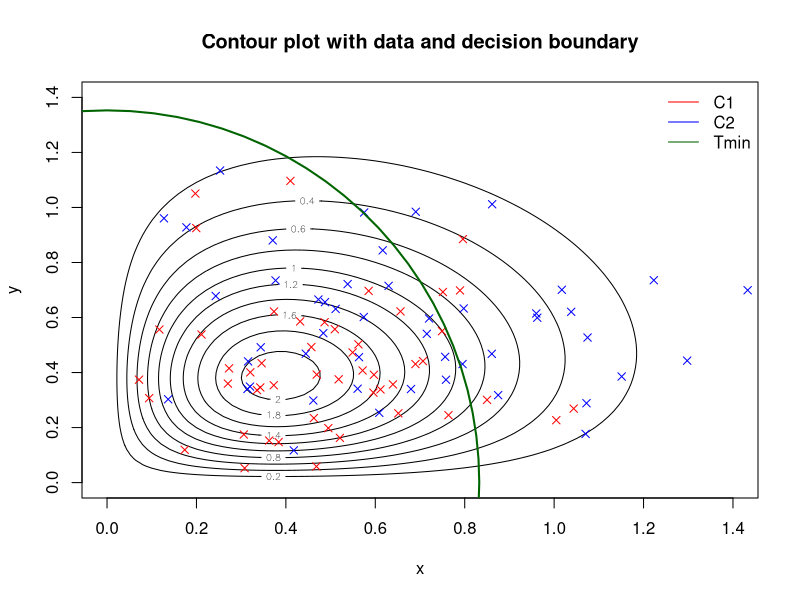

This figure's R source: (Note: this script raises an error after producing the figure.)
#Q2
#(a)
"rrayleigh" <- function (n,theta) {
    u <- runif(n,0,1)
    sqrt(-2*log(u))/sqrt(2*theta)
  }

"rsample"<-function(n,theta1,theta2){
  #class1 sample
  rray.x1<-rrayleigh(n,theta1)
  rray.y1<-rrayleigh(n,theta1)
  
  rray.x2<-rrayleigh(n,theta2)
  rray.y2<-rrayleigh(n,theta2)
  
  rrayc1.class<-rep(1,n)
  rrayc2.class<-rep(2,n)
  
  rand.sample<-data.frame(rray.x1,rray.y1,rrayc1.class,rray.x2,rray.y2,rrayc2.class)
}
#the function returns a data frame for a better clarity and readability of my code. 
#I later transform the samples generated by this function into matrices or lists to answer the 
#following questions in an easier way.


#(b)-(c)
#the following function returns a value for the function |e_B-0.15| for a given theta1.
#we then use the golden ratio bracketing algorithm to find the value for theta1 
#that minimizes it

"bayes.error"<-function(theta1){
  theta2=1
  Tmin<-sqrt(log(theta1/theta2)*(2/(theta1-theta2)))
 
  cdf.c1<-theta1*(Tmin^2)*exp(-theta1*Tmin^2)+exp(-theta1*Tmin^2)
  cdf.c2<-1-theta2*(Tmin^2)*exp(-theta2*Tmin^2)-exp(-theta2*Tmin^2)
  b.error<-abs(0.5*(cdf.c1+cdf.c2)-0.15)
  return(b.error)
}


#golden search algorithm
grbrack<-function(f,x1,x3,eps){
  ratio<-(1+sqrt(5))/2
  x2<-x1+(x3-x1)/ratio
  x2
  i=0
  
  while ((x3-x1)>eps){
    i=i+1   
  
    f.x1=f(x1)
    f.x2=f(x2)
    f.x3=f(x3)
    if (f.x2<f.x1 && f.x2<f.x3){
      x3<-x2
      x2<-x1+(x3-x1)/ratio
    }
    else{
      x1<-x2
      x2<-x1+(x3-x1)/ratio 
    }  
  }
  return(x2)
}
grbrack(bayes.error,3,10,0.0000001)

#(d)
#the following function computes the discriminant score conditional on the 2-classes 
#it then compares the 2 discriminant scores and allocates the tested point to
#the class with the highest score.
#discriminant function used: g_i(x)=log(p(c_i))+log(p(x|c_i))
"discriminant"<-function(x,y,theta1,theta2){
  
  p.c1<-4*theta1^2*x*y*exp(-theta1*(x^2+y^2))
  p.c2<-4*theta2^2*x*y*exp(-theta2*(x^2+y^2))
  
  g1<-log(0.5)+log(p.c1)
  g2<-log(0.5)+log(p.c2)
  discr<-g1-g2
  if (g1>=g2){
    class<-1
  }
  else{
    class<-2
  }
  return(class)
}

#points<-rsample(100,4,2)
# test<-discriminant(points$rray.x2[5],points$rray.y2[5],4,2)
# test

#(e)
#f(x,y) = p(C1)f(x,y|C1)+p(C2)f(x,y|C2)

theta1=4
theta2=2
xvals=seq(0,1.4,0.02)
yvals=xvals
uncond.cdf<-matrix(0,nrow=length(xvals),ncol=length(yvals))
length(xvals)
for (i in 1:length(xvals)){
  for (j in 1:length(yvals)){
    f.c1<-4*theta1^2*xvals[i]*yvals[j]*exp(-theta1*(xvals[i]^2+yvals[j]^2))
    f.c2<-4*theta2^2*xvals[i]*yvals[j]*exp(-theta2*(xvals[i]^2+yvals[j]^2))
    print(f.c1)
    uncond.cdf[i,j]<-0.5*(f.c1+f.c2)
  }
}
uncond.cdf
obs50<-rsample(50,4,2)

contour(xvals,yvals,uncond.cdf,main='Contour plot with data and decision boundary',xlab='x',ylab='y')
points(obs50$rray.x1,obs50$rray.y1,col="red",pch=4)
points(obs50$rray.x2,obs50$rray.y2,col="blue",pch=4)
Tmin<-sqrt(log(4/2)*(2/(4-2)))
require("plotrix")
draw.circle(0,0,Tmin,nv=100,border="dark green",lty=1,lwd=2)
legend("topright",legend=c("C1","C2","Tmin"),col=c("red","blue","dark green"),lty=1,bty='n')


#(g)
"ml"<-function(data){
  n<-length(data$rray.x1)
  thetahat.c1<-2*n/sum((data$rray.x1)^2+(data$rray.y1)^2)
  thetahat.c2<-2*n/sum((data$rray.x2)^2+(data$rray.y2)^2)
  thetahat.est<-cbind(thetahat.c1,thetahat.c2)
  return(thetahat.est)
}


ml.est<-ml(obs50)
ml.est

"eval.discr"<-function(data,estimate){
  discr.alloc1<-rep(0,length(data$rray.x1))
  discr.alloc2<-rep(0,length(data$rray.x1))
  for (i in 1:length(data$rray.x1)){
    discr.alloc1[i]<-discriminant(data$rray.x1[i],data$rray.y1[i],estimate[1],estimate[2])
    discr.alloc2[i]<-discriminant(data$rray.x2[i],data$rray.y2[i],4,2)
  }
  data.new<-data.frame(data$rray.x1,data$rray.y1,data$rrayc1.class,discr.alloc1,data$rray.x2,data$rray.y2,data$rrayc2.class,discr.alloc2)
  return(data.new)
}
points.new<-eval.discr(obs50,ml.est)
#comparing the class allocated by the ml classifier and the true class:

tablec1<-table(points.new$data.rrayc1.class,points.new$discr.alloc1)
tablec2<-table(points.new$data.rrayc2.class,points.new$discr.alloc2)
errorc1<-tablec1[2]/(tablec1[1]+tablec1[2])
errorc2<-tablec2[1]/(tablec2[1]+tablec2[2])
errorc1
errorc2
classifier.error<-0.5*(errorc2+errorc1)
#the error of this classifier is the following:
classifier.error


#Q2h
training.sample<-rsample(100,4,2)
test.sample<-rsample(5000,4,2)

#Estimative using ML
training.ml<-ml(training.sample)
test.ml<-ml(test.sample)

training.eval<-eval.discr(training.sample,training.ml)
test.eval<-eval.discr(test.sample,test.ml)

training.class.tot<-c(training.eval$data.rrayc1.class,training.eval$data.rrayc2.class)
training.class.est<-c(training.eval$discr.alloc1,training.eval$discr.alloc2)
test.class.tot<-c(test.eval$data.rrayc1.class,test.eval$data.rrayc2.class)
test.class.est<-c(test.eval$discr.alloc1,test.eval$discr.alloc2)

training.ml.table<-table(training.class.tot,training.class.est)
test.ml.table<-table(test.class.tot,test.class.est)

training.ml.error<-(training.ml.table[2,1]+training.ml.table[1,2])/200
test.ml.error<-(test.ml.table[2,1]+test.ml.table[1,2])/10000

training.ml.error
test.ml.error

#LDA
#training
training2.data<-cbind(c(training.sample$rray.x1,training.sample$rray.x2),c(training.sample$rray.y1,training.sample$rray.y2))
training2.data

training2.class<-c(training.sample$rrayc1.class,training.sample$rrayc2.class)
#training2.class
training2.lda<-lda(training2.data,training2.class)
#training2.lda

prediction.training2<-predict(training2.lda)
training2.lda.table<-table(prediction.training2$class,training2.class)
training2.lda.error<-(training2.lda.table[1,2]+training2.lda.table[2,1])/200
training2.lda.error

#LDA-testing
test2.data<-cbind(c(test.sample$rray.x1,test.sample$rray.x2),c(test.sample$rray.y1,test.sample$rray.y2))
test2.class<-c(test.sample$rrayc1.class,test.sample$rrayc2.class)

test2.lda<-lda(test2.data,test2.class)
prediction.test2<-predict(test2.lda)
test2.lda.table<-table(prediction.test2$class,test2.class)
test2.lda.error<-(test2.lda.table[1,2]+test2.lda.table[2,1])/10000
test2.lda.error

#QDA
#training
training2.qda<-qda(training2.data,training2.class)
training2.predict.qda<-predict(training2.qda)
training2.table.qda<-table(training2.predict.qda$class,training2.class)
training2.qda.error<-(training2.table.qda[1,2]+training2.table.qda[2,1])/200
training2.qda.error

#testing
test2.qda<-qda(test2.data,test2.class)
test2.predict.qda<-predict(test2.qda)
test2.table.qda<-table(test2.predict.qda$class,test2.class)
test2.qda.error<-(test2.table.qda[1,2]+test2.table.qda[2,1])/10000
test2.qda.error

